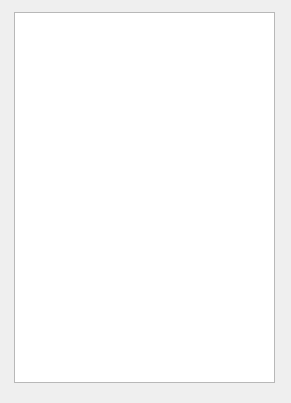
<ui version="4.0" >
 <class>availableModulesDlg</class>
 <widget class="QWidget" name="availableModulesDlg" >
  <property name="windowModality" >
   <enum>Qt::NonModal</enum>
  </property>
  <property name="geometry" >
   <rect>
    <x>0</x>
    <y>0</y>
    <width>291</width>
    <height>403</height>
   </rect>
  </property>
  <property name="windowTitle" >
   <string>Available Modules</string>
  </property>
  <widget class="QListWidget" name="listAllModules" >
   <property name="geometry" >
    <rect>
     <x>14</x>
     <y>12</y>
     <width>261</width>
     <height>371</height>
    </rect>
   </property>
   <property name="font" >
    <font>
     <pointsize>8</pointsize>
    </font>
   </property>
   <property name="contextMenuPolicy" >
    <enum>Qt::ActionsContextMenu</enum>
   </property>
  </widget>
 </widget>
 <resources/>
 <connections/>
</ui>
